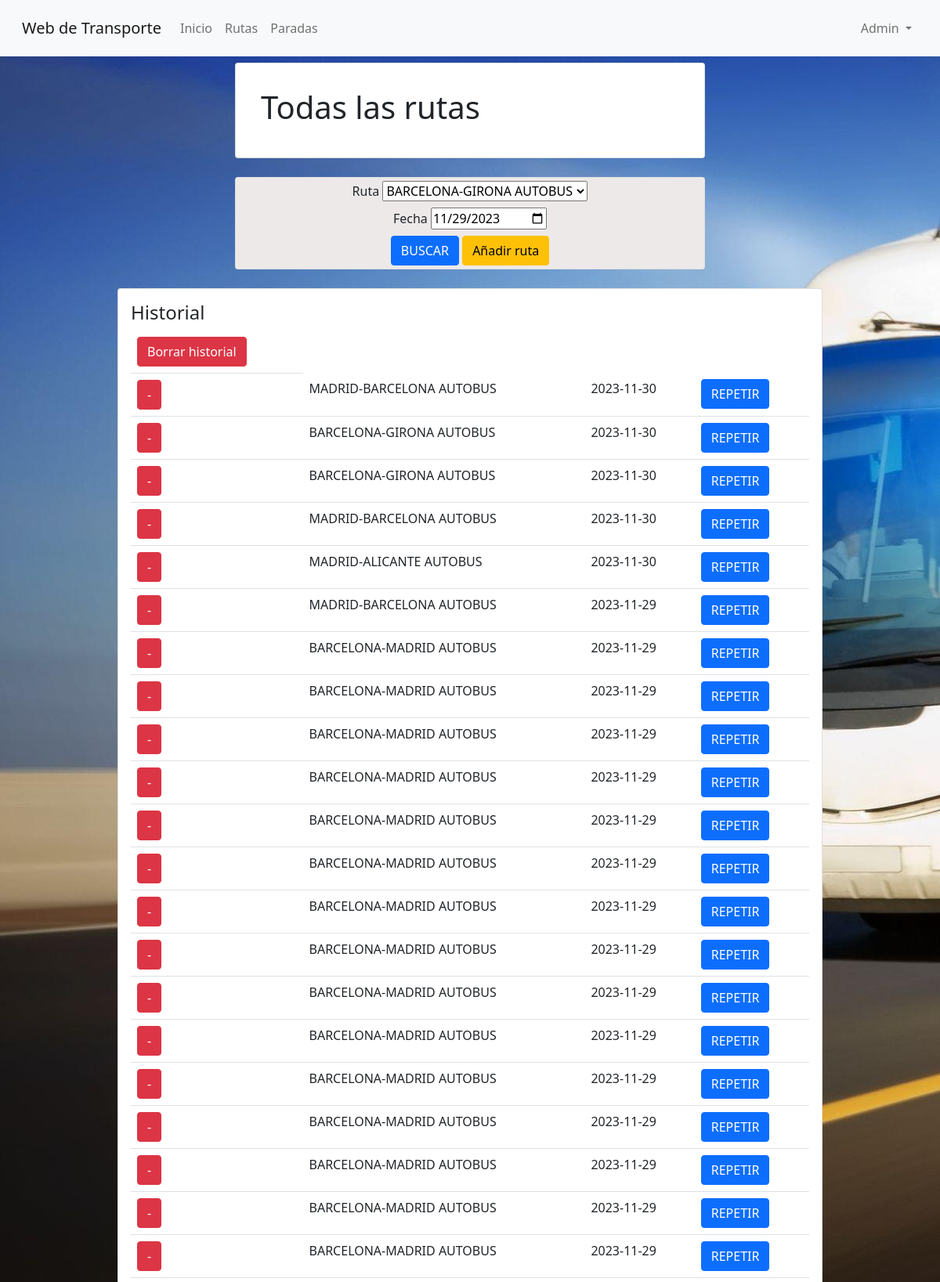
Page /rutas.php (signed in, upper part) on the committed database.
### tables this page shows
CREATE TABLE `historial` (
  `id` int(11) NOT NULL,
  `origen` varchar(11) DEFAULT NULL,
  `destino` varchar(11) DEFAULT NULL,
  `ruta` varchar(100) DEFAULT NULL,
  `parada` varchar(20) DEFAULT NULL,
  `fecha` date NOT NULL,
  `autobus` varchar(10) DEFAULT NULL,
  `tren` varchar(10) DEFAULT NULL,
  `id_usuario` int(11) DEFAULT NULL
);

CREATE TABLE `rutas` (
  `id` int(11) NOT NULL,
  `id_ruta` int(11) NOT NULL,
  `lugar_salida` varchar(20) NOT NULL,
  `lugar_llegada` varchar(20) NOT NULL,
  `hora_salida` time NOT NULL,
  `hora_llegada` time NOT NULL,
  `dias_semana` varchar(7) NOT NULL,
  `medio` varchar(20) NOT NULL,
  `operador` varchar(20) NOT NULL
);

### historial.php (the view, shortened to what this page needs)
<div class="d-flex justify-content-center">
    <div class="card text-start col-12 col-lg-9">
      <div class="card-body">
        <h4 class="card-title">Historial</h4>
        <?php
        $id=$_SESSION["id"];
        if ($pagina=="inicio") {
            $query="SELECT * FROM `historial` WHERE `origen` IS not null AND `destino` IS not null AND `id_usuario`=$id order BY `id` desc;";
        } elseif ($pagina=="rutas") {
            $query="SELECT * FROM `historial` WHERE `ruta` IS NOT NULL AND `id_usuario`=$id  order BY `id` desc;";
        } elseif ($pagina=="paradas") {
            $query="SELECT * FROM `historial` WHERE (`origen` is null AND `destino` is not null) OR (`origen` is NOT null AND `destino` is null) AND `id_usuario`=$id  order BY `id` desc;";
        }
        $sql=$conexion->query($query);
        $rows = array();
        while ($row = mysqli_fetch_assoc($sql)) {
        array_push($rows, $row);
        }
        ?>
        <table class="table table-stripped">
        <form action="borrarHistorial.php" method="post">
            <td><input type="submit" class="btn btn-danger" value="Borrar historial"></a></td>
            </form>
        <?php
        for ($i=0; $i < count($rows); $i++) {
            echo "<tr>";?>
            <form action="borrarHistorial.php" method="post">
            <td><input type="submit" class="btn btn-danger" value="-"></a></td>
            </form>
            <?php
            if($pagina=="inicio"){
                echo "<td>". $rows[$i]["origen"] ."</td>";
                echo "<td>". $rows[$i]["destino"]."</td>";
                echo "<td>". $rows[$i]["fecha"] ."</td>";
                echo "<td>". $rows[$i]["autobus"] ."</td>";
                echo "<td>". $rows[$i]["tren"] ."</td>";
                ?>
                <form action="resultado.php" method="post">
                <input type = "hidden" name = "origen" value = "<?php echo $rows[$i]['origen']?>" />
                <input type = "hidden" name = "destino" value = "<?php echo $rows[$i]['destino']?>" />
                <input type = "hidden" name = "fecha" value = "<?php echo $rows[$i]['fecha']?>" />
                <input type = "hidden" name = "autobus" value = "<?php echo $rows[$i]['autobus']?>" />
                <input type = "hidden" name = "tren" value = "<?php echo $rows[$i]['tren']?>" />
                <?php
            } elseif ($pagina=="rutas") {
                $ruta=$rows[$i]["ruta"];
                $query2="SELECT * FROM `rutas` WHERE `id_ruta`=$ruta";
                $sql2=$conexion->query($query2);
                $rowRuta = mysqli_fetch_assoc($sql2);
                echo "<td>". $rowRuta["lugar_salida"] ."-".$rowRuta["lugar_llegada"]." ". $rowRuta["medio"] ."</td>";
                echo "<td>". $rows[$i]["fecha"] ."</td>";
                ?>
                <form action="resultadorutas.php" method="post">
                <?php
            }
            ?>
            <td><input type="submit" class="btn btn-primary" value="REPETIR"></a></td>
        </form>
            <?php
            echo "</tr>";
        }
        ?>
        </table>
      </div>
    </div>
</div>

### style.css (style rules this page uses)
body { padding-top: 80px; background-image: url(img/background.jpg); min-height: 100vh; display: flex; flex-direction: column; }

### rows in the picture
historial: rutas.lugar_salida "MADRID", rutas.lugar_llegada "BARCELONA", rutas.medio "AUTOBUS", fecha "2023-11-30"
historial: rutas.lugar_salida "BARCELONA", rutas.lugar_llegada "GIRONA", rutas.medio "AUTOBUS", fecha "2023-11-30"
historial: rutas.lugar_salida "BARCELONA", rutas.lugar_llegada "GIRONA", rutas.medio "AUTOBUS", fecha "2023-11-30"
historial: rutas.lugar_salida "MADRID", rutas.lugar_llegada "BARCELONA", rutas.medio "AUTOBUS", fecha "2023-11-30"
historial: rutas.lugar_salida "MADRID", rutas.lugar_llegada "ALICANTE", rutas.medio "AUTOBUS", fecha "2023-11-30"
historial: rutas.lugar_salida "MADRID", rutas.lugar_llegada "BARCELONA", rutas.medio "AUTOBUS", fecha "2023-11-29"
historial: rutas.lugar_salida "BARCELONA", rutas.lugar_llegada "MADRID", rutas.medio "AUTOBUS", fecha "2023-11-29"
historial: rutas.lugar_salida "BARCELONA", rutas.lugar_llegada "MADRID", rutas.medio "AUTOBUS", fecha "2023-11-29"
historial: rutas.lugar_salida "BARCELONA", rutas.lugar_llegada "MADRID", rutas.medio "AUTOBUS", fecha "2023-11-29"
historial: rutas.lugar_salida "BARCELONA", rutas.lugar_llegada "MADRID", rutas.medio "AUTOBUS", fecha "2023-11-29"
historial: rutas.lugar_salida "BARCELONA", rutas.lugar_llegada "MADRID", rutas.medio "AUTOBUS", fecha "2023-11-29"
historial: rutas.lugar_salida "BARCELONA", rutas.lugar_llegada "MADRID", rutas.medio "AUTOBUS", fecha "2023-11-29"
historial: rutas.lugar_salida "BARCELONA", rutas.lugar_llegada "MADRID", rutas.medio "AUTOBUS", fecha "2023-11-29"
historial: rutas.lugar_salida "BARCELONA", rutas.lugar_llegada "MADRID", rutas.medio "AUTOBUS", fecha "2023-11-29"
historial: rutas.lugar_salida "BARCELONA", rutas.lugar_llegada "MADRID", rutas.medio "AUTOBUS", fecha "2023-11-29"
historial: rutas.lugar_salida "BARCELONA", rutas.lugar_llegada "MADRID", rutas.medio "AUTOBUS", fecha "2023-11-29"
historial: rutas.lugar_salida "BARCELONA", rutas.lugar_llegada "MADRID", rutas.medio "AUTOBUS", fecha "2023-11-29"
historial: rutas.lugar_salida "BARCELONA", rutas.lugar_llegada "MADRID", rutas.medio "AUTOBUS", fecha "2023-11-29"
historial: rutas.lugar_salida "BARCELONA", rutas.lugar_llegada "MADRID", rutas.medio "AUTOBUS", fecha "2023-11-29"
historial: rutas.lugar_salida "BARCELONA", rutas.lugar_llegada "MADRID", rutas.medio "AUTOBUS", fecha "2023-11-29"
historial: rutas.lugar_salida "BARCELONA", rutas.lugar_llegada "MADRID", rutas.medio "AUTOBUS", fecha "2023-11-29"

### other values in the picture
$_SESSION["usuario"] "Admin"
form field ruta "BARCELONA-GIRONA AUTOBUS"
